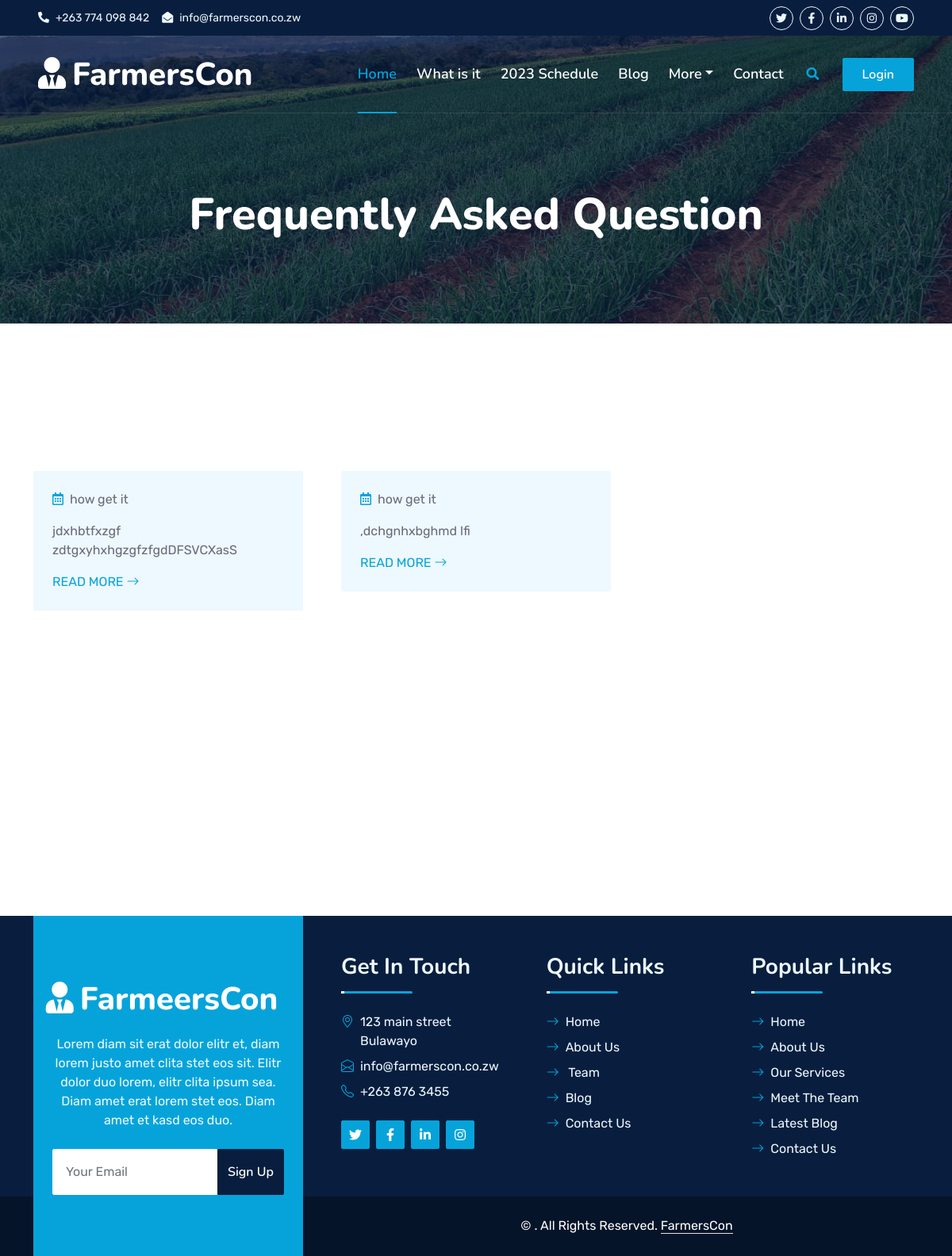
Page /faqs on the earlier database version.
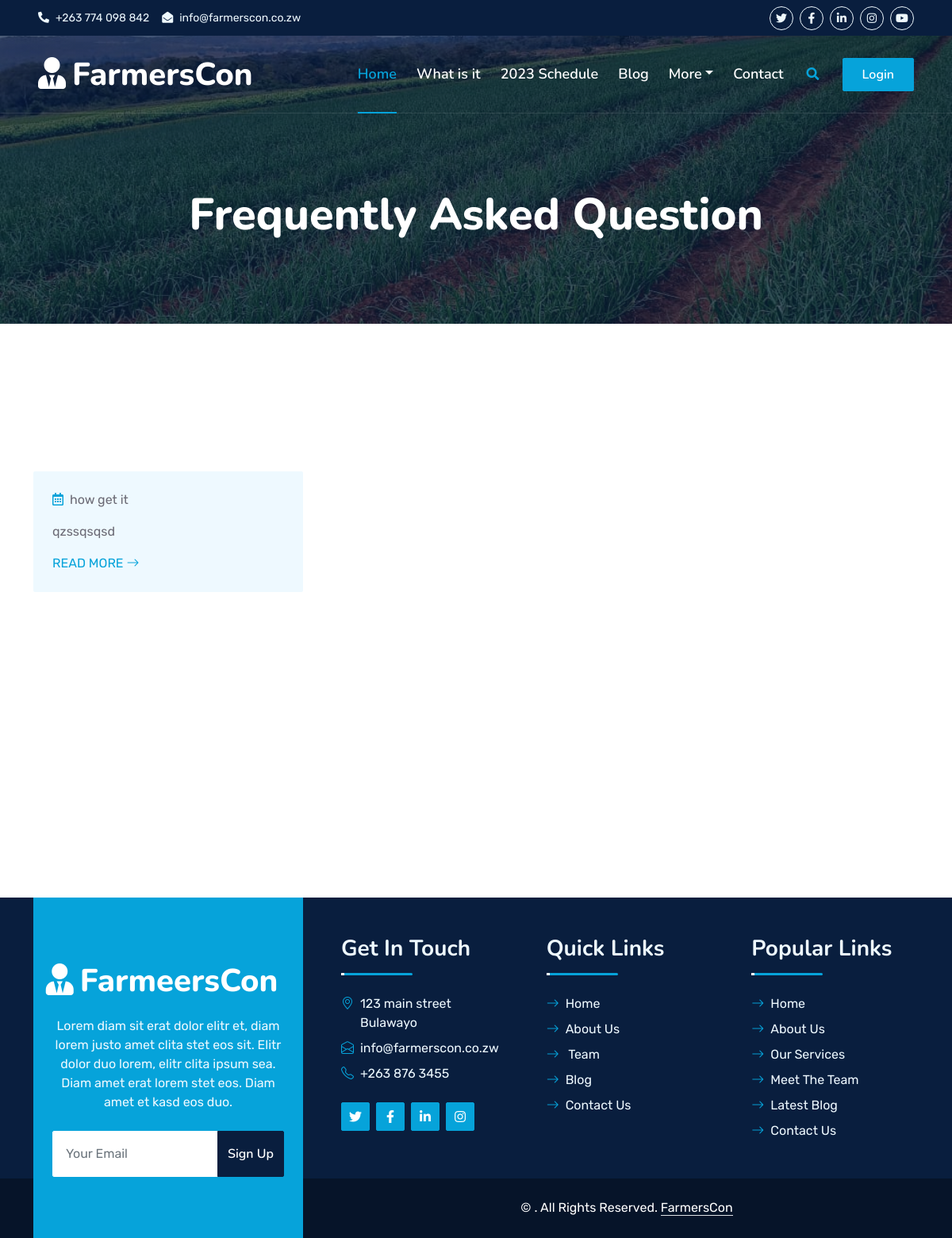
Same page on the later database version.
### mainapp/models.py (models this page shows, shortened)
class Faqs(models.Model):
    question = models.CharField(max_length=100)
    answer = models.TextField(max_length=1000)

### mainapp/views.py (the view)
# urls.py: path('faqs',views.faqs,name='faqs'),
def faqs(request):
    faq  = Faqs.objects.all()
    context  =  {
        'faq':faq,
    }
    return render(request,'faqs.html',context)

### mainapp/templates/faqs.html (shortened to what this page needs)
{% extends 'base.html' %}
{% load static %}
{% block content %}
        <div class="container-fluid bg-primary py-5 bg-header" style="margin-bottom: 90px;">
            <div class="row py-5">
                <div class="col-12 pt-lg-5 mt-lg-5 text-center">
                    <h1 class="display-4 text-white animated zoomIn">Frequently Asked Question</h1>
                </div>
            </div>
        </div>
    </div>
    <div class="container-fluid py-5 wow fadeInUp" data-wow-delay="0.1s">
        <div class="container py-5">
            <div class="row g-5">
                <div class="col-lg-8">
                    <div class="row g-5">
                        {% for p in faq %}
                        <div class="col-md-6 wow slideInUp" data-wow-delay="0.1s">
                            <div class="blog-item bg-light rounded overflow-hidden">
                                <div class="p-4">
                                    <div class="d-flex mb-3">
                                        <sm
                                        <small><i class="far fa-calendar-alt text-primary me-2"></i>{{ p.question }}</small>
                                    </div>
                                    <p>{{  p.answer }}</p>
                                    <a class="text-uppercase" href="">Read More <i class="bi bi-arrow-right"></i></a>
                                </div>
                            </div>
                        </div>
                       {%  endfor %}
                    </div>
                </div>
            </div>
        </div>
    </div>
    <div class="container-fluid py-5 wow fadeInUp" data-wow-delay="0.1s">
        <div class="container py-5 mb-5">
            <div class="bg-white">
                <div class="owl-carousel vendor-carousel">
                </div>
            </div>
        </div>
    </div>
{%  endblock %}

Differences in the rows shown:
removed Faqs: question "how get it", answer ",dchgnhxbghmd lfi"
changed Faqs "how get it": answer "jdxhbtfxzgf zdtgxyhxhgzgfzfgdDFSVCXasS" → "qzssqsqsd"
